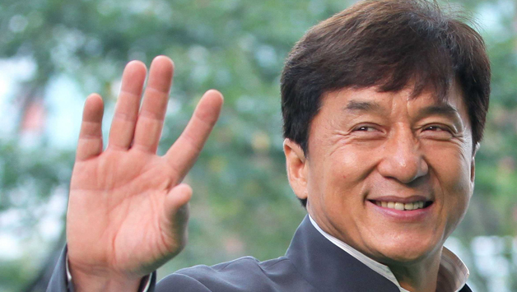
//> input picture skin_detect/build/Image1.png, 517 x 292 px
$ ./skin_detect   (built with g++ and OpenCV 4)
//> lines starting //> are read from the running program, lines starting //| are printed output that depends on the picture; after the words box and inside, x2 and y2 are one past the last pixel; in counts of white or black regions, pixels touching at a corner belong together
#include <opencv2/opencv.hpp>
#include <iostream>
//#include <algorithm>
//#include <math.h>

using namespace std;
using namespace cv;

void skin_detect_rgb(Mat src, Mat out)
{
	for (int i = 0; i<out.rows; i++)
	{
		for (int j = 0; j<out.cols; j++)
		{
            //b,g,r
            bool img1 = (out.at<Vec3b>(i, j)[0] > 90) && (out.at<Vec3b>(i, j)[0] < 150);
            bool img2 = (out.at<Vec3b>(i, j)[1] > 120) && (out.at<Vec3b>(i, j)[1] < 180);
            bool img3 = (out.at<Vec3b>(i, j)[2] > 180) && (out.at<Vec3b>(i, j)[2] < 240);
			if(img1 && img2 && img3)
            {
                out.at<Vec3b>(i, j)[0] = 255;
                out.at<Vec3b>(i, j)[1] = 255;
                out.at<Vec3b>(i, j)[2] = 255;
            }
            else
            {
                out.at<Vec3b>(i, j)[0] = 0;
                out.at<Vec3b>(i, j)[1] = 0;
                out.at<Vec3b>(i, j)[2] = 0;
            }
        }
    }
};

void skin_detect_hsv(Mat src, Mat out)
{
	for (int i = 0; i<out.rows; i++)
	{
		for (int j = 0; j<out.cols; j++)
		{
            //b,g,r
            uchar b, g, r, max, min;
            max = b;
            min = b;
            b = src.at<Vec3b>(i, j)[0];
            g = src.at<Vec3b>(i, j)[1];
            r = src.at<Vec3b>(i, j)[2];
            if (g > max) max = g;
            if (r > max) max = r;
            if (min > g) min = g;
            if (min > r) min = r;

            float h_channel;
            if(max == min)              h_channel = 0;
            else if(max == r && g >= b) h_channel = 0 + 60 * (g-b) / (max-min);
            else if(max == r && g < b)  h_channel = 360 + 60 * (g-b) / (max-min);
            else if(max == g)           h_channel = 120 + 60 * (g-b) / (max-min);
            else                        h_channel = 240 + 60 * (g-b) / (max-min);

			if(h_channel > 0 && h_channel < 50)
            {
                out.at<Vec3b>(i, j)[0] = 255;
                out.at<Vec3b>(i, j)[1] = 255;
                out.at<Vec3b>(i, j)[2] = 255;
            }
            else
            {
                out.at<Vec3b>(i, j)[0] = 0;
                out.at<Vec3b>(i, j)[1] = 0;
                out.at<Vec3b>(i, j)[2] = 0;
            }
        }
    }
};

void myErode(Mat Src, Mat kernel, Mat Dst)
{
	for (int i = 1; i < Src.rows - 1; i++)//i、j的范围保证结构元始终在扩展后的图像内部
	{
		for (int j = 1; j < Src.cols - 1; j++)
		{
			Mat roi= Src(Rect(j-1,i-1,3,3));

			double count = 0;
			count = sum(roi.mul(kernel))(0);//矩阵对应位置相乘后求和
            //cout << "count = \n" << count << endl;
            //cvWaitKey(0);
			if (count >= 5*255)//结构元的9个元素均为1，和为9才能保证结构元完全包含于相应集合
				Dst.at<uchar>(i, j) = 255;
			else
				Dst.at<uchar>(i, j) = 0;
		}
	}
};

//定义膨胀函数
void myDilate(Mat Src, Mat kernel, Mat Dst)
{
	for (int i = 1; i < Src.rows - 1; i++)//i、j的范围保证结构元始终在扩展后的图像内部
	{
		for (int j = 1; j < Src.cols - 1; j++)
		{
			Mat roi = Src(Rect(j-1,i-1,3,3));
            //cout << "roi = \n" << roi << endl;
			double count = 0;
			count = sum(roi.mul(kernel))(0);//矩阵对应位置相乘后求和
			if (count != 0)//结构元的9个元素均为1，只要和不为0，就能说明结构元与相应集合有交集
				Dst.at<uchar>(i, j) = 255;
			else
				Dst.at<uchar>(i, j) = 0;
		}
	}
};

void myClose(Mat Src, Mat kernel, Mat Dst)
{
	Mat temp2 = Src.clone();
    myDilate(Src, kernel, temp2);
    //imshow("temp", temp2);
    //cvWaitKey(0);

    myErode(temp2, kernel, Dst);
	//imshow("result1", Dst);
    //cvWaitKey(0);
};

void myOpen(Mat Src, Mat kernel, Mat Dst)
{
	Mat temp2 = Src.clone();
    myErode(Src, kernel, temp2);
    myDilate(temp2, kernel, Dst);

};


int main(int argc, char** argv)
{


	Mat image1, image2, binary, temp1, temp2;
	image1 = imread("Image1.png");
//> image1 is the input picture: 292 rows x 517 cols, CV_8UC3; mean B, G, R 128.8, 137, 140.8
	imshow("image1", image1);
	image2 = imread("Image2.png");
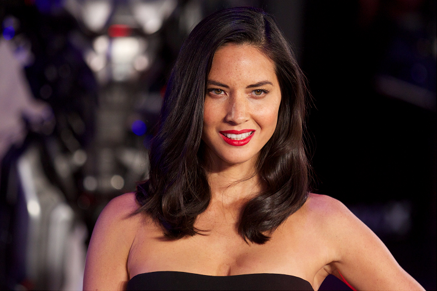
//> input picture skin_detect/build/Image2.png, 437 x 291 px
//> image2 is the input picture: 291 rows x 437 cols, CV_8UC3; mean B, G, R 49.5, 52.9, 75.7
	imshow("image2", image2);

	//Mat kernel = Mat::ones(3, 3, CV_8UC1);
    uchar kernel_init[3][3] ={ 0, 1, 0, 1, 1, 1, 0, 1, 0};
	Mat kernel;
	kernel = Mat(3, 3, CV_8UC1, kernel_init);//创建矩阵
    cout << "kernel = \n" << kernel << endl;
    //cvWaitKey(0);

    temp1 = image1.clone();
    skin_detect_rgb(image1, temp1);
//> after the loop in skin_detect_rgb, `for (int i = 0; i<out.rows; i++)`:
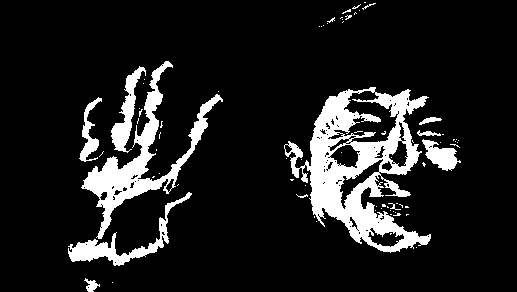
//> out: 292 rows x 517 cols, CV_8UC3; 12.2% white; 76 white regions (64 under 20 px), largest, box (x1, y1, x2, y2) and area: (284, 87, 431, 253) 9593, (81, 61, 223, 239) 4462, (68, 192, 192, 266) 1565
    cvtColor(temp1, binary, CV_BGR2GRAY);
    //imshow("temp", binary);
    //cvWaitKey(0);

    temp2 = binary.clone();
    myOpen(binary, kernel, temp2);
//> after the loop in myErode, `for (int i = 1; i < Src.rows - 1; i++)`: Dst: 292 rows x 517 cols, CV_8UC1; 9% white; 58 white regions (42 under 20 px), largest, box (x1, y1, x2, y2) and area: (306, 90, 430, 252) 6769, (82, 62, 222, 238) 3479, (69, 234, 163, 265) 937
//> after the loop in myDilate, `for (int i = 1; i < Src.rows - 1; i++)`: Dst: 292 rows x 517 cols, CV_8UC1; 11.5% white; 37 white regions (20 under 20 px), largest, box (x1, y1, x2, y2) and area: (305, 89, 431, 253) 8477, (81, 61, 223, 239) 4338, (68, 233, 164, 266) 1203
    myClose(temp2, kernel, binary);
//> after the loop in myDilate (call 2), `for (int i = 1; i < Src.rows - 1; i++)`: Dst: 292 rows x 517 cols, CV_8UC1; 14.1% white; 24 white regions (10 under 20 px), largest, box (x1, y1, x2, y2) and area: (300, 86, 432, 254) 10354, (80, 60, 224, 240) 5171, (67, 191, 193, 267) 1935
//> after the loop in myErode (call 2), `for (int i = 1; i < Src.rows - 1; i++)`: Dst: 292 rows x 517 cols, CV_8UC1; 11.8% white; 31 white regions (18 under 20 px), largest, box (x1, y1, x2, y2) and area: (301, 87, 431, 253) 8892, (81, 61, 223, 239) 4420, (68, 217, 169, 266) 1392
    imshow("result1", binary);
    cvWaitKey(0);

    temp1 = image2.clone();
    skin_detect_rgb(image2, temp1);
//> after the loop in skin_detect_rgb (call 2), `for (int i = 0; i<out.rows; i++)`:
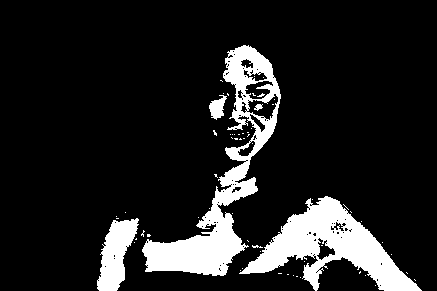
//> out: 291 rows x 437 cols, CV_8UC3; 13.2% white; 62 white regions (57 under 20 px), largest, box (x1, y1, x2, y2) and area: (142, 45, 281, 276) 7821, (239, 196, 422, 291) 6686, (97, 218, 139, 291) 1750, (209, 95, 227, 120) 260, (254, 104, 263, 111) 38
    cvtColor(temp1, binary, CV_BGR2GRAY);
    //imshow("temp", binary);

    temp2 = binary.clone();
    myOpen(binary, kernel, temp2);
//> after the loop in myErode (call 3), `for (int i = 1; i < Src.rows - 1; i++)`:
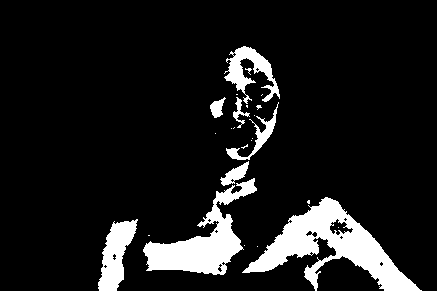
//> Dst: 291 rows x 437 cols, CV_8UC1; 10.9% white; 25 white regions (17 under 20 px), largest, box (x1, y1, x2, y2) and area: (242, 197, 422, 291) 5851, (143, 178, 257, 275) 3882, (98, 219, 138, 291) 1548
//> after the loop in myDilate (call 3), `for (int i = 1; i < Src.rows - 1; i++)`:
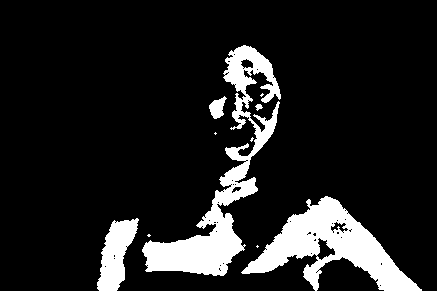
//> Dst: 291 rows x 437 cols, CV_8UC1; 12.7% white; 10 white regions (5 under 20 px), largest, box (x1, y1, x2, y2) and area: (142, 45, 281, 276) 7535, (241, 196, 422, 291) 6545, (97, 218, 139, 291) 1730, (209, 96, 227, 119) 242, (255, 104, 263, 111) 33
    myClose(temp2, kernel, binary);
//> after the loop in myDilate (call 4), `for (int i = 1; i < Src.rows - 1; i++)`:
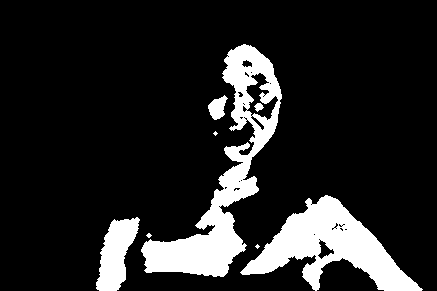
//> Dst: 291 rows x 437 cols, CV_8UC1; 14.4% white; 8 white regions (3 under 20 px), largest, box (x1, y1, x2, y2) and area: (141, 44, 282, 277) 8851, (240, 195, 423, 291) 7163, (96, 217, 140, 291) 1903, (208, 95, 228, 120) 301, (254, 103, 264, 112) 54
//> after the loop in myErode (call 4), `for (int i = 1; i < Src.rows - 1; i++)`:
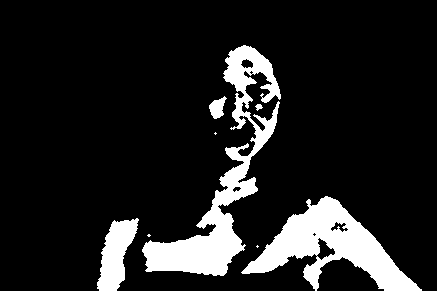
//> Dst: 291 rows x 437 cols, CV_8UC1; 12.9% white; 8 white regions (3 under 20 px), largest, box (x1, y1, x2, y2) and area: (142, 45, 281, 276) 7699, (241, 196, 422, 291) 6615, (97, 218, 139, 291) 1734, (209, 96, 227, 119) 242, (255, 104, 263, 111) 33
    imshow("result2", binary);
    cvWaitKey(0);


    VideoCapture capture;
    if(!capture.open("Liyifeng.avi"))
        return 0;
//> (the program exits here)
